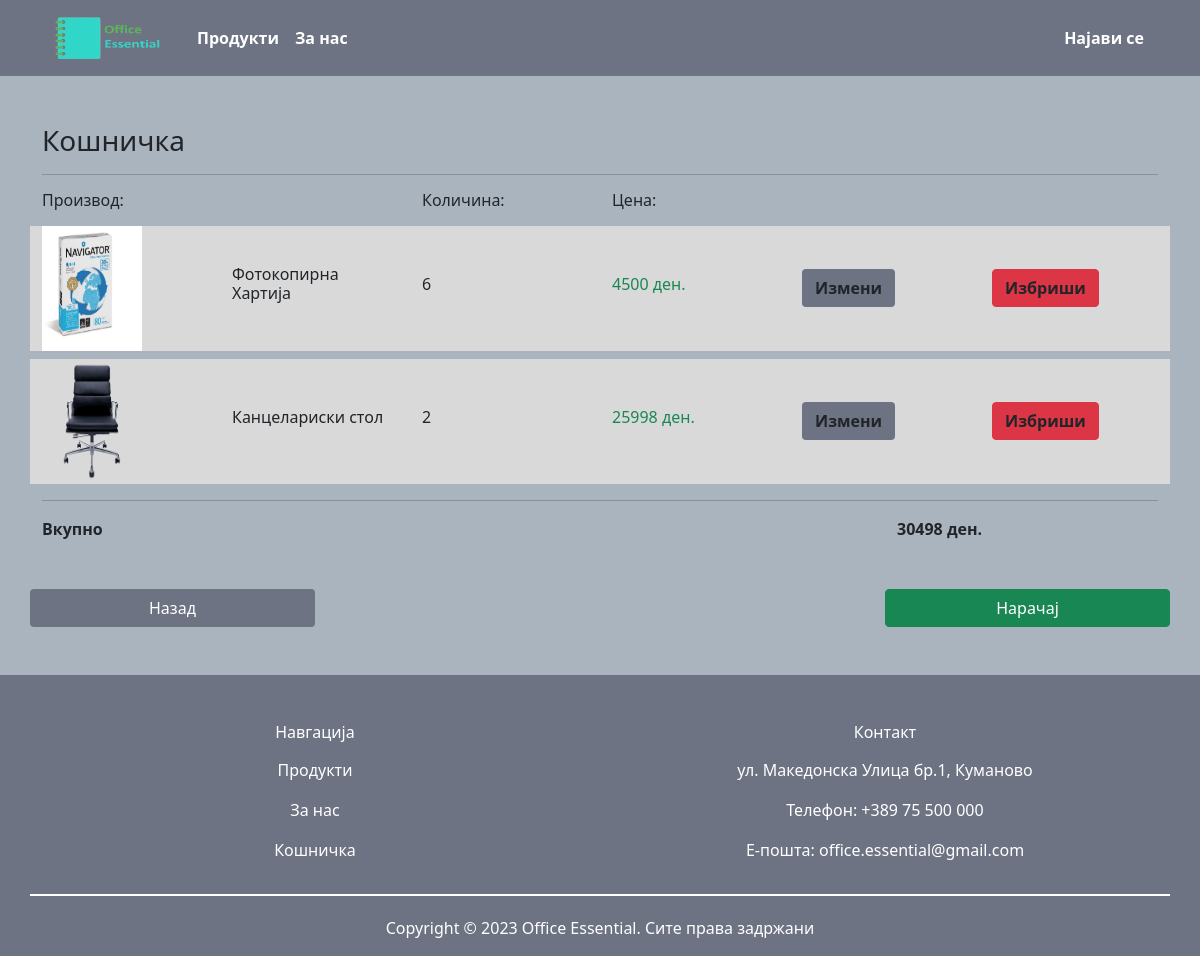
The app's page /cart/ (signed in) with its own data.
### ShopApp201083/models.py (models this page shows, shortened)
class OrderItem(models.Model):
    product = models.ForeignKey(Product, on_delete=models.SET_NULL, null=True)
    order = models.ForeignKey(Order, on_delete=models.SET_NULL, null=True)
    quantity = models.IntegerField(null=False, blank=False)
    def get_shopping_cart_item_price(self):
        total_price = self.product.price * self.quantity
        return total_price

class Product(models.Model):
    CATEGORIES = [
        ('Производи од Хартија', 'Производи од Хартија'),
        ('Канцелариски Мебел', 'Канцелариски Мебел'),
        ('Школски Производи', 'Школски Производи'),
        ('Тонери Медиуми и ИТ Производи', 'Тонери Медиуми и ИТ Производи'),
        ('Канцелариски Производи', 'Канцелариски Производи'),
    ]
    name = models.CharField(max_length=255, null=False, blank=False)
    price = models.IntegerField(null=False, blank=False)
    quantity = models.IntegerField(null=False, blank=False)
    category = models.CharField(max_length=255, null=False, blank=False, choices=CATEGORIES)
    model = models.CharField(max_length=255, null=False, blank=False)
    manufacturer = models.CharField(max_length=255, null=False, blank=False)
    image = models.ImageField(upload_to="ShopApp201083/static/images")
    description = models.TextField(max_length=600)

class Order(models.Model):
    buyer = models.ForeignKey(ShopUser, on_delete=models.SET_NULL, null=True)
    is_ordered = models.BooleanField(default=False)
    @property
    def get_order_total_price(self):
        order_items = self.orderitem_set.all()
        total_price = 0
        for item in order_items:
            total_price += int(item.product.price) * int(item.quantity)
        return total_price

### ShopApp201083/views.py (the view)
# urls.py: path('cart/', views.cart, name='cart'),
def cart(request):
    shop_user = ShopUser.objects.get(user=request.user)
    order, created = Order.objects.get_or_create(buyer=shop_user, is_ordered=False)
    order_items = order.orderitem_set.all()
    context = {"order": order, 'order_items': order_items}
    return render(request, 'store/cart.html', context)

### ShopApp201083/templates/store/cart.html
{% extends 'store/main.html' %}
{% load static %}
{% block content %}
<link rel="stylesheet" type="text/css" href="{% static 'css/main.css'%}">
<h3>Кошничка</h3>
<hr>
<div class="row">
    <div class="col-4">
        <h6>Производ:</h6>
    </div>
    <div class="col-2">
        <h6>Количина:</h6>
    </div>
    <div class="col-2">
        <h6>Цена:</h6>
    </div>
</div>
{%for item in order_items%}
<div class="row cart-product align-items-center my-2">
    <div class="col-2">
        <img src="{{item.product.image.url}}" height="125px" width="100px">
    </div>
    <div class="col-2">
        <h6>{{item.product.name}}</h6>
    </div>
    <div class="col-2">
        <h6>{{item.quantity}}</h6>
    </div>
    <div class="col-2 text-success">
        <h6>{{item.get_shopping_cart_item_price}} ден.</h6>
    </div>
    <div class="col-2">
        <button class="btn btn-white nazad">
            <b>Измени</b>
        </button>
    </div>
    <div class="col-2">
        <a class="btn btn-danger text-dark" href="{% url 'delete_item' item.id %}">
            <b>Избриши</b>
        </a>
    </div>
</div>
{%endfor%}
<hr>
<div class="row mb-5">
    <b class="col-3">
        Вкупно
    </b>
    <div class="col-6"></div>
    <b class="col-3">
        {{order.get_order_total_price}} ден.
    </b>
</div>
<div class="row mb-5">
    <a href="#" class="btn btn-white col-3 nazad text-white">
        Назад
    </a>
    <div class="col-6"></div>
    <a href="#" class="btn btn-success col-3">
        Нарачај
    </a>
</div>
{% endblock content %}

### static/css/main.css (style rules this page uses)
body { background-color: #AAB4BF; }
.nazad { background-color: #6D7383; }
.cart-product { background-color: #D9D9D9; }

### records on screen
OrderItem: product.image (picture), product.name "Фотокопирна Хартија", quantity "6", get_shopping_cart_item_price "4500"
OrderItem: product.image (picture), product.name "Канцелариски стол", quantity "2", get_shopping_cart_item_price "25998"
Order: get_order_total_price "30498"
